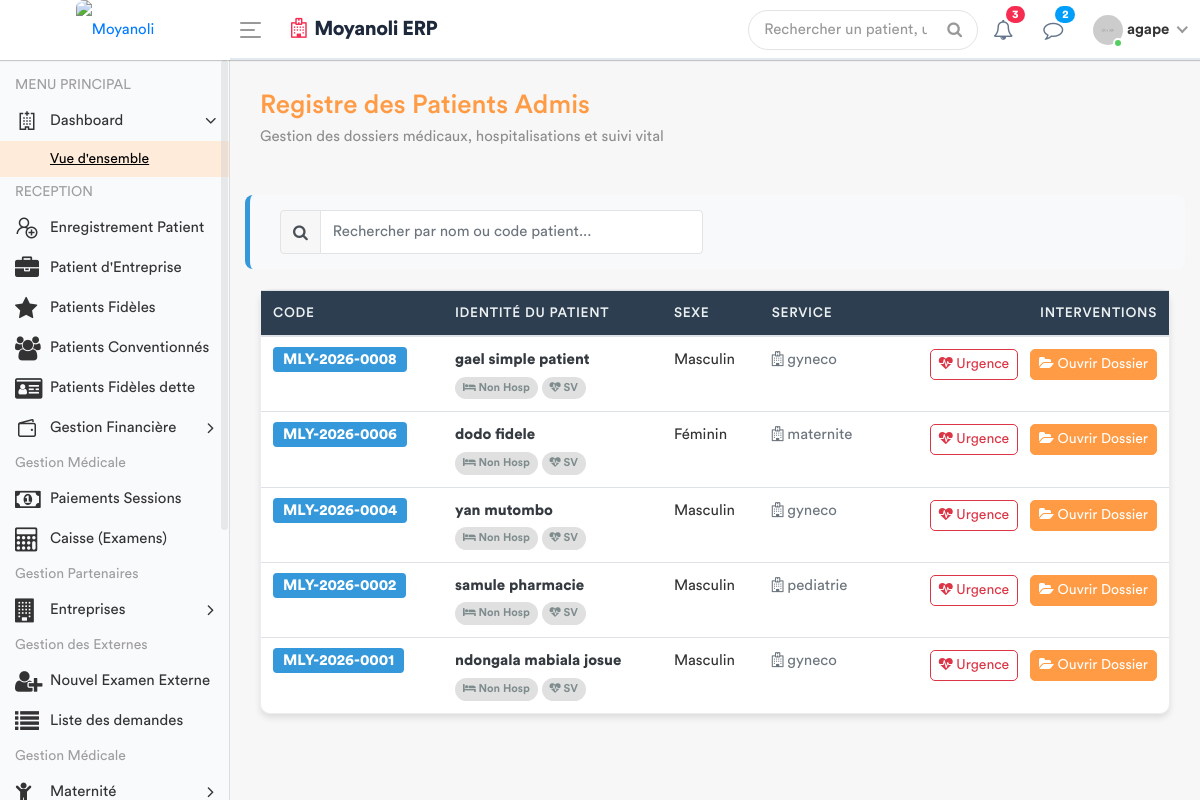
The page /patients/ (signed in) on the database as committed earlier.
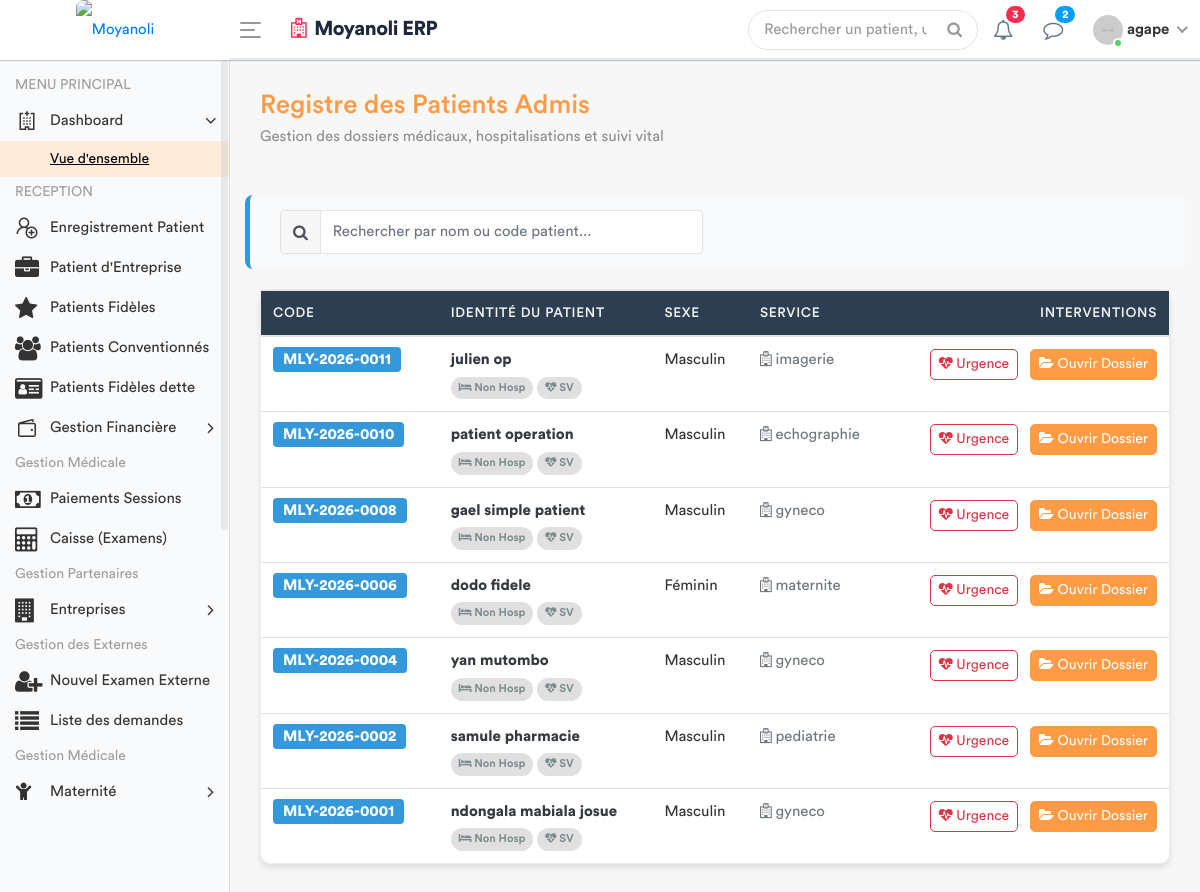
The same page on the database as committed later.
### apps/models.py (models this page shows, shortened)
class Patient(models.Model):
    TYPE_CHOICES = [
        ('SIMPLE', 'Patient Simple'),
        ('FIDELE', 'Patient Fidèle'),
        ('CONVENTIONNE', 'Patient Conventionné'),
    ]
    code_patient = models.CharField(max_length=20, unique=True, editable=False)
    noms = models.CharField(max_length=100)
    service = models.ForeignKey('Service', on_delete=models.PROTECT, related_name='patients', null=True)
    sexe = models.CharField(max_length=1, choices=[('M', 'Masculin'), ('F', 'Féminin')])
    age = models.CharField(max_length=30)
    adresse = models.TextField()
    telephone = models.CharField(max_length=20)
    type_patient = models.CharField(max_length=15, choices=TYPE_CHOICES, default='SIMPLE')
    a_carte_fidelite = models.BooleanField(default=False, verbose_name="Possède carte de fidélité")
    entreprise = models.ForeignKey(
        'Entreprise',
        on_delete=models.SET_NULL,
        null=True,
        blank=True,
        related_name='patients',
        verbose_name="Entreprise (si conventionné)"
    )
    fiche_payee = models.BooleanField(default=False)
    created_by = models.ForeignKey(User, on_delete=models.SET_NULL, null=True, related_name='patients_crees')
    date_creation = models.DateTimeField(auto_now_add=True)
    date_modification = models.DateTimeField(auto_now=True)

class Service(models.Model):
    nom = models.CharField(max_length=100, unique=True)
    description = models.TextField(blank=True, null=True)
    date_creation = models.DateTimeField(default=timezone.now)
    class Meta:
        verbose_name = "Service"
        verbose_name_plural = "Services"

### apps/views.py (the view)
# urls.py: path('patients/', views.liste_patients_urgence, name='liste_patients_urgence'),
@login_required
def liste_patients_urgence(request):
    patients = Patient.objects.filter(fiche_payee=True).order_by('-id')
    role = Fonction.objects.filter(userKey=request.user).first()
    fonctionKey = role.fonctionKey.roleName if role and role.fonctionKey else None
    for p in patients:
        p.consultation_active = Consultation.objects.filter(
            triage__patient=p
        ).order_by('-date_creation').first()
        p.hosp_en_cours = Hospitalisation.objects.filter(
            patient=p,
            statut='EN_COURS'
        ).first()
    return render(request, 'back-end/medecin/liste_patients.html', {
        'patients': patients,
        'fonctionKey': fonctionKey
    })

### apps/templates/back-end/medecin/liste_patients.html (shortened to what this page needs)
<!DOCTYPE html>
{% load static %}
<html lang="fr">
    <head>
        {% include 'back-end/includes/css.html' %}
    </head>
    <body>
        <div class="main-wrapper">
            {% include 'back-end/includes/header.html' %}
            {% include 'back-end/includes/sidebar.html' %}
            <div class="page-wrapper">
                <div class="content container-fluid">
                    <div class="page-header">
                        <div class="row align-items-center">
                            <div class="col">
                                <h3 class="page-title text-primary">Registre des Patients Admis</h3>
                                <p class="text-muted">Gestion des dossiers médicaux, hospitalisations et suivi vital</p>
                            </div>
                        </div>
                    </div>
                    <div class="row search-container">
                        <div class="col-md-6">
                            <div class="input-group">
                                <div class="input-group-prepend"><span class="input-group-text"><i class="fa fa-search"></i></span></div>
                                <input type="text" id="searchInput" class="form-control" placeholder="Rechercher par nom ou code patient...">
                            </div>
                        </div>
                    </div>
                    <div class="card">
                        <div class="card-body p-0">
                            <div class="table-responsive">
                                <table class="table table-hover mb-0" id="patientTable">
                                    <thead>
                                        <tr>
                                            <th>CODE</th>
                                            <th>IDENTITÉ DU PATIENT</th>
                                            <th>SEXE</th>
                                            <th>SERVICE</th>
                                            <th class="text-right">INTERVENTIONS</th>
                                        </tr>
                                    </thead>
                                    <tbody id="patientTableBody">
                                        {% for patient in patients %}
                                        <tr class="align-middle">
                                            <td><span class="badge-code">{{ patient.code_patient }}</span></td>
                                            <td>
                                                <div class="font-weight-bold text-dark">{{ patient.noms }}</div>
                                                <div>
                                                    <span id="hosp_tab" class="med-tab {% if not patient.hosp_en_cours %}tab-inactive{% endif %}">
                                                        <i class="fa fa-bed"></i> {% if patient.hosp_en_cours %}Lit: {{ patient.hosp_en_cours.lit.nom_lit }}{% else %}Non Hosp{% endif %}
                                                    </span>
                                                    <span id="sv_tab" class="med-tab {% if not patient.a_signes_vitaux %}tab-inactive{% endif %}">
                                                        <i class="fa fa-heartbeat"></i> SV
                                                    </span>
                                                </div>
                                            </td>
                                            <td>{{ patient.get_sexe_display }}</td>
                                            <td><span class="text-secondary"><i class="fa fa-hospital-o"></i> {{ patient.service.nom|default:"Non assigné" }}</span></td>
                                            <td class="text-right">
                                                {% if patient.consultation_active %}
                                                    <a href="{% url 'enregistrer_ordonnance_urgence' patient.consultation_active.id %}"
                                                       class="btn btn-sm btn-outline-danger btn-action mr-2">
                                                        <i class="fa fa-heartbeat"></i> Urgence
                                                    </a>
                                                {% else %}
                                                    <button class="btn btn-sm btn-outline-light mr-2" disabled><i class="fa fa-ban"></i></button>
                                                {% endif %}
                                                <a href="{% url 'dossier_medical_complet' patient.id %}" class="btn btn-sm btn-primary btn-action">
                                                    <i class="fa fa-folder-open"></i> Ouvrir Dossier
                                                </a>
                                            </td>
                                        </tr>
                                        {% empty %}
                                        <tr>
                                            <td colspan="5" class="text-center py-5 text-muted">
                                                <i class="fa fa-folder-open-o fa-3x"></i><br>Aucun dossier patient en attente.
                                            </td>
                                        </tr>
                                        {% endfor %}
                                    </tbody>
                                </table>
                            </div>
                        </div>
                    </div>
                </div>
            </div>
        </div>
    </body>
</html>

### apps/templates/back-end/includes/css.html (shortened to what this page needs)
{% load static %}
        <link rel="stylesheet" href="{% static 'back-end/assets/css/bootstrap.min.css'%}">
        <link rel="stylesheet" href="{% static 'back-end/assets/css/font-awesome.min.css'%}">
        <link rel="stylesheet" href="{% static 'back-end/assets/css/line-awesome.min.css'%}">
		<link rel="stylesheet" href="{% static 'back-end/assets/plugins/morris/morris.css'%}">
        <link rel="stylesheet" href="{% static 'back-end/assets/css/style.css'%}">
		<link rel="stylesheet" href="{% static 'back-end/assets/css/dataTables.bootstrap4.min.css'%}">
		<link rel="stylesheet" href="{% static 'back-end/assets/css/select2.min.css'%}">
		<link rel="stylesheet" href="{% static 'back-end/assets/css/bootstrap-datetimepicker.min.css'%}">

### apps/templates/back-end/includes/header.html (shortened to what this page needs)
{% load static %}
<div class="header" style="background: #ffffff; border-bottom: 2px solid #e2e8f0;">
    <div class="header-left" style="background: #ffffff;">
        <a href="{% url 'home' %}" class="logo">
            <img src="{% static 'front-end/assets/dr/logo.jpeg' %}" width="45" height="45" alt="Moyanoli" style="border-radius: 8px;">
        </a>
    </div>
    <a id="toggle_btn" href="javascript:void(0);" style="color: #007bff;">
        <span class="bar-icon">
            <span></span>
            <span></span>
            <span></span>
        </span>
    </a>
    <div class="page-title-box">
        <h3 style="color: #1e293b; font-weight: 700; letter-spacing: -0.5px;">
            <i class="fa fa-hospital-o text-danger mr-2"></i>Moyanoli ERP
        </h3>
    </div>
    <ul class="nav user-menu">
        <li class="nav-item">
            <div class="top-nav-search">
                <form action="#">
                    <input class="form-control" type="text" placeholder="Rechercher un patient, un dossier...">
                    <button class="btn" type="submit"><i class="fa fa-search"></i></button>
                </form>
            </div>
        </li>
        <li class="nav-item dropdown">
            <a href="#" class="dropdown-toggle nav-link" data-toggle="dropdown">
                <i class="fa fa-bell-o" style="color: #64748b;"></i> <span class="badge badge-pill bg-danger">3</span>
            </a>
        </li>
        <li class="nav-item dropdown">
            <a href="#" class="dropdown-toggle nav-link" data-toggle="dropdown">
                <i class="fa fa-comment-o" style="color: #64748b;"></i> <span class="badge badge-pill bg-info">2</span>
            </a>
        </li>
        <li class="nav-item dropdown has-arrow main-drop">
            <a href="#" class="dropdown-toggle nav-link" data-toggle="dropdown">
                <span class="user-img">
                    <img src="{% static 'back-end/assets/img/profiles/avatar-21.jpg' %}" alt="">
                    <span class="status online"></span>
                </span>
                <span style="font-weight: 600;">{{ user.username }}</span>
            </a>
        </li>
    </ul>
</div>

### apps/templates/back-end/includes/sidebar.html (shortened to what this page needs)
<div class="sidebar" id="sidebar" style="background-color: #f8fafc;">
    <div class="sidebar-inner slimscroll">
        <div id="sidebar-menu" class="sidebar-menu">
            <ul>
                <li class="menu-title"> <span>MENU PRINCIPAL</span> </li>
                <li class="submenu">
                    <a href="#"><i class="la la-hospital"></i> <span> Dashboard</span> <span class="menu-arrow"></span></a>
                    <ul style="display: none;">
                        <li><a class="active" href="{% url 'dashboard' %}">Vue d'ensemble</a></li>
                    </ul>
                </li>
                {% if fonctionKey == 'receptionniste' %}
                    <li class="menu-title"> <span>RECEPTION</span> </li>
                    <li><a href="{% url 'enregistrement_patient' %}"><i class="la la-user-plus"></i> <span>Enregistrement Patient</span></a></li>
                    <li class="{% if request.resolver_match.url_name == 'enregistrer_patient_entreprise' %}active{% endif %}">
    <a href="{% url 'enregistrer_patient_entreprise' %}"><i class="fa fa-briefcase"></i> <span>Patient d'Entreprise</span></a>
</li>
                    <li>
    <a href="{% url 'liste_patients_avec_carte' %}">
        <i class="fa fa-star"></i> <span>Patients Fidèles</span>
    </a>
</li>
<li class="nav-item">
    <a href="{% url 'liste_conventionnes' %}" class="nav-link">
        <i class="fa fa-users"></i>
        <span>Patients Conventionnés</span>
    </a>
</li>
<li class="nav-item">
    <a href="{% url 'liste_patients_fideles' %}" class="nav-link">
        <i class="fa fa-id-card"></i>
        <span>Patients Fidèles dette</span>
    </a>
</li>
<li class="submenu">
                        <a href="#"><i class="la la-wallet"></i> <span> Gestion Financière </span> <span class="menu-arrow"></span></a>
                    </li>
                    <li class="menu-title">
    <span>Gestion Médicale</span>
</li>
<li>
    <a href="{% url 'liste_sessions' %}">
        <i class="fa fa-money"></i> <span>Paiements Sessions</span>
    </a>
</li>
                    <li><a href="{% url 'liste_attente_caisse' %}"><i class="fa fa-calculator"></i> <span>Caisse (Examens)</span></a></li>
                    <li class="menu-title"> <span>Gestion Partenaires</span> </li>
                    <li class="submenu">
                        <a href="#"><i class="fa fa-building"></i> <span>Entreprises</span> <span class="menu-arrow"></span></a>
                    </li>
                    <li class="menu-title">
    <span>Gestion des Externes</span>
</li>
<li>
    <a href="{% url 'enregistrer_client_externe' %}">
        <i class="fa fa-user-plus"></i>
        <span>Nouvel Examen Externe</span>
    </a>
</li>
<li class="{% if request.resolver_match.url_name == 'liste_demandes_externes' %}active{% endif %}">
    <a href="{% url 'liste_demandes_externes' %}">
        <i class="fa fa-list"></i> <span>Liste des demandes</span>
    </a>
</li>
                    <li class="menu-title">
                        <span>Gestion Médicale</span>
                    </li>
                    <li class="submenu">
                        <a href="#"><i class="fa fa-child"></i> <span> Maternité</span> <span class="menu-arrow"></span></a>
                    </li>
                {% endif %}
            </ul>
        </div>
    </div>
</div>

### apps/templates/back-end/includes/js.html (shortened to what this page needs)
{% load static %}

### apps/templates/back-end/medecin/liste_patients.html (style rules this page uses)
.card { border-radius: 10px; box-shadow: 0 4px 6px rgba(0,0,0,0.1); }
.table thead th { background-color: #2c3e50; color: #ecf0f1; text-transform: uppercase; font-size: 0.85rem; }
.badge-code { background-color: #3498db; color: white; padding: 5px 10px; border-radius: 4px; font-weight: bold; }
.btn-action { transition: transform 0.2s; }
.search-container { background: #f8f9fa; padding: 15px; border-radius: 8px; margin-bottom: 20px; border-left: 5px solid #3498db; }
.med-tab { font-size: 0.70rem; padding: 3px 8px; border-radius: 12px; font-weight: 600; display: inline-block; margin-top: 5px; }
#hosp_tab { background-color: #f39c12; color: #fff; }
#sv_tab { background-color: #27ae60; color: #fff; }
.tab-inactive { background-color: #e0e0e0 !important; color: #7f8c8d !important; }

Rows that differ between the two databases and show on the page:
added Patient: code_patient "MLY-2026-0011", noms "julien op", shows "Non Hosp", sexe "Masculin", service.nom "imagerie", shows "Urgence"
added Patient: code_patient "MLY-2026-0010", noms "patient operation", shows "Non Hosp", sexe "Masculin", service.nom "echographie", shows "Urgence"
